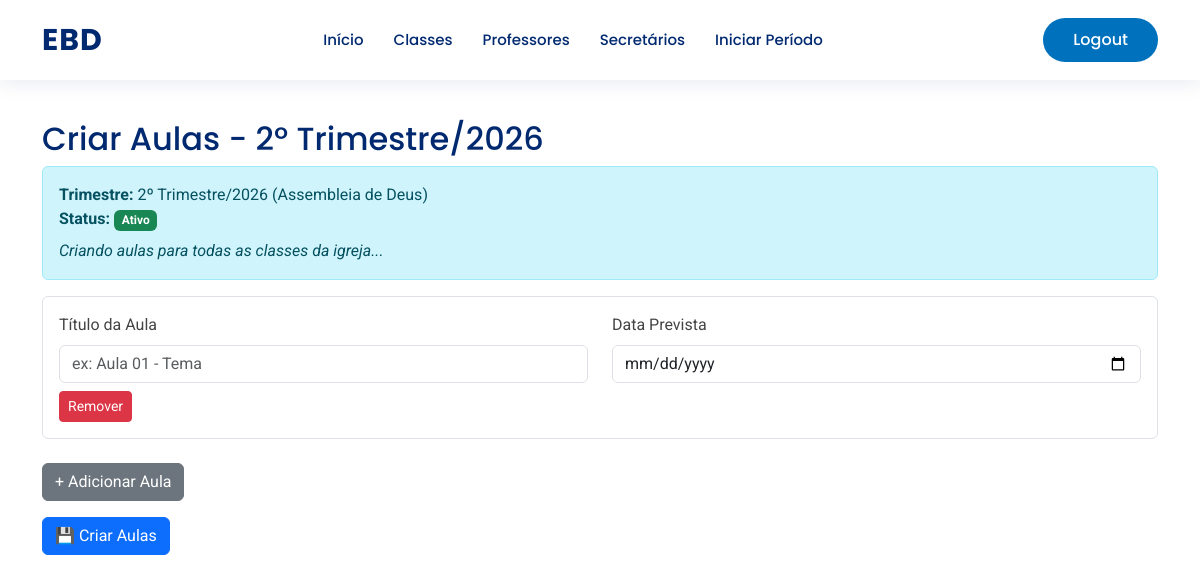
/periodos/25/criar-aulas/ (signed in), run on the app's committed database.
### base/models.py (models this page shows, shortened)
class Trimestre(models.Model):
    igreja = models.ForeignKey(Igreja, on_delete=models.PROTECT, related_name="trimestres")
    trimestre = models.CharField(max_length=50)  # 1 Trim
    ano = models.PositiveIntegerField()
    ativo = models.BooleanField(default=False)
    concluido = models.BooleanField(default=False)
    class Meta:
        verbose_name = "Trimestre"
        verbose_name_plural = "Trimestres"
        unique_together = ('igreja', 'trimestre', 'ano')
        ordering = ["-ano", "trimestre"]

class Igreja(models.Model):
    nome = models.CharField("Nome da Igreja", max_length=100, unique=True)
    class Meta:
        verbose_name = "Igreja"
        verbose_name_plural = "Igrejas"
        ordering = ["nome"]

### base/views.py (the view, shortened to what this page needs)
# urls.py: path('periodos/<int:trimestre_id>/criar-aulas/', views.periodo_criar_aulas, name='periodo_criar_aulas'),
@user_passes_test(is_superintendente)
def periodo_criar_aulas(request, trimestre_id):
    trimestre = get_object_or_404(Trimestre, id=trimestre_id)
    if trimestre.concluido:
        messages.error(request, 'Não é possível criar aulas em um trimestre concluído.')
        return redirect('periodo_list')
    return render(request, 'periodo_criar_aulas.html', {'trimestre': trimestre})

### base/views.py (called while the page is built)
def is_superintendente(user): return user.is_authenticated and user.role == 'superintendente'

### base/templates/periodo_criar_aulas.html (shortened to what this page needs)
{% extends 'tela_inicial/layout_base.html' %}
{% block conteudo %}
<div class="container py-4">
    <h2>Criar Aulas - {{ trimestre.trimestre }}/{{ trimestre.ano }}</h2>
    <div class="alert alert-info" role="alert">
        <strong>Trimestre:</strong> {{ trimestre.trimestre }}/{{ trimestre.ano }} ({{ trimestre.igreja.nome }})<br>
        <strong>Status:</strong>
        {% if trimestre.concluido %}
            <span class="badge bg-danger">Concluído</span>
        {% elif trimestre.ativo %}
            <span class="badge bg-success">Ativo</span>
        {% else %}
            <span class="badge bg-warning">Inativo</span>
        {% endif %}<br>
        <p class="mt-2 mb-0"><em>Criando aulas para todas as classes da igreja...</em></p>
    </div>
    <form method="post" id="aulaForm">
        <div id="aulasContainer">
            <div class="aula-row mb-4 p-3 border rounded">
                <div class="row">
                    <div class="col-md-6">
                        <label class="form-label">Título da Aula</label>
                        <input type="text" name="titulo_1" class="form-control" placeholder="ex: Aula 01 - Tema" required>
                    </div>
                    <div class="col-md-6">
                        <label class="form-label">Data Prevista</label>
                        <input type="date" name="data_1" class="form-control" required>
                    </div>
                </div>
                <button type="button" class="btn btn-sm btn-danger mt-2 remove-aula">Remover</button>
            </div>
        </div>
        <div class="mb-3">
            <button type="button" class="btn btn-secondary" id="addAulaBtn">+ Adicionar Aula</button>
        </div>
        <div class="d-flex gap-2">
            <button type="submit" class="btn btn-primary">💾 Criar Aulas</button>
        </div>
    </form>
</div>
{% endblock conteudo %}

### base/static/css/style.css (style rules this page uses)
:root { --color-primary: #012970; --color-secondary: #0077b6; --color-accent: #0d6efd; --color-light-bg: #f6f9ff; --color-card-blue: #0072bd; --font-titles: "Poppins", sans-serif; --font-body: "Roboto", sans-serif; }
body { font-family: var(--font-body); color: #444444; background-color: #fff; }
h1, h2, h3, h4, h5, h6 { font-family: var(--font-titles); color: var(--color-primary); }

### data on the page
Trimestre: trimestre "2º Trimestre", ano "2026", igreja.nome "Assembleia de Deus"
